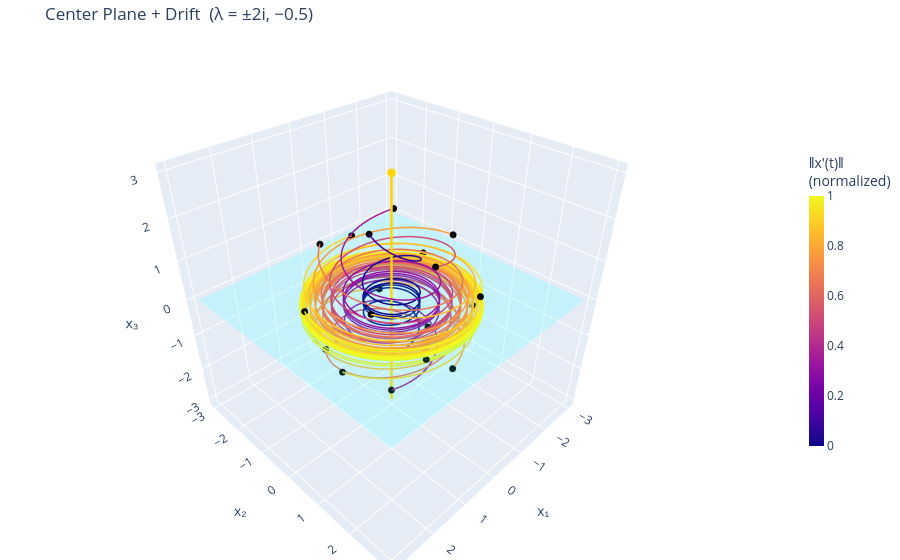

The notebook cell saved with this chart:
### Code cell
# Center plane + drift — λ = ±2i, −0.5
A = MATRICES['center_drift']
_, eigen_info = analyze(A)
trajectories = integrate_many(A, sphere_ics(n=20, r=2.0), t_span=(0, 10))
color_values = compute_color_values_many(A, trajectories)

plot_phase_portrait(
    trajectories, eigen_info, color_values,
    title=TITLES['center_drift'],
).show()

### Figure 1 — Plotly figure (JSON) as saved in the notebook; plotly's stock layout.template omitted (floating-point values rounded to 4 significant figures; data arrays with more than 128 entries replaced by an {"elided": "..."} marker saying what was removed)
{"data": [{"line": {"cmax": 1, "cmin": 0, "color": {"elided": "500 float values"}, "colorbar": {"len": 0.6, "thickness": 15, "title": {"text": "‖x′(t)‖<br>(normalized)"}}, "colorscale": [[0, "#0d0887"], [0.1111, "#46039f"], [0.2222, "#7201a8"], [0.3333, "#9c179e"], [0.4444, "#bd3786"], [0.5556, "#d8576b"], [0.6667, "#ed7953"], [0.7778, "#fb9f3a"], [0.8889, "#fdca26"], [1, "#f0f921"]], "width": 3}, "mode": "lines", "showlegend": false, "type": "scatter3d", "x": {"elided": "500 float values"}, "y": {"elided": "500 float values"}, "z": {"elided": "500 float values"}}, {"marker": {"color": "black", "size": 4}, "mode": "markers", "showlegend": false, "type": "scatter3d", "x": [0.6245], "y": [0], "z": [1.9]}, {"line": {"cmax": 1, "cmin": 0, "color": {"elided": "500 float values"}, "colorscale": [[0, "#0d0887"], [0.1111, "#46039f"], [0.2222, "#7201a8"], [0.3333, "#9c179e"], [0.4444, "#bd3786"], [0.5556, "#d8576b"], [0.6667, "#ed7953"], [0.7778, "#fb9f3a"], [0.8889, "#fdca26"], [1, "#f0f921"]], "width": 3}, "mode": "lines", "showlegend": false, "type": "scatter3d", "x": {"elided": "500 float values"}, "y": {"elided": "500 float values"}, "z": {"elided": "500 float values"}}, {"marker": {"color": "black", "size": 4}, "mode": "markers", "showlegend": false, "type": "scatter3d", "x": [-0.7769], "y": [-0.7117], "z": [1.7]}, {"line": {"cmax": 1, "cmin": 0, "color": {"elided": "500 float values"}, "colorscale": [[0, "#0d0887"], [0.1111, "#46039f"], [0.2222, "#7201a8"], [0.3333, "#9c179e"], [0.4444, "#bd3786"], [0.5556, "#d8576b"], [0.6667, "#ed7953"], [0.7778, "#fb9f3a"], [0.8889, "#fdca26"], [1, "#f0f921"]], "width": 3}, "mode": "lines", "showlegend": false, "type": "scatter3d", "x": {"elided": "500 float values"}, "y": {"elided": "500 float values"}, "z": {"elided": "500 float values"}}, {"marker": {"color": "black", "size": 4}, "mode": "markers", "showlegend": false, "type": "scatter3d", "x": [0.1157], "y": [1.318], "z": [1.5]}, {"line": {"cmax": 1, "cmin": 0, "color": {"elided": "500 float values"}, "colorscale": [[0, "#0d0887"], [0.1111, "#46039f"], [0.2222, "#7201a8"], [0.3333, "#9c179e"], [0.4444, "#bd3786"], [0.5556, "#d8576b"], [0.6667, "#ed7953"], [0.7778, "#fb9f3a"], [0.8889, "#fdca26"], [1, "#f0f921"]], "width": 3}, "mode": "lines", "showlegend": false, "type": "scatter3d", "x": {"elided": "500 float values"}, "y": {"elided": "500 float values"}, "z": {"elided": "500 float values"}}, {"marker": {"color": "black", "size": 4}, "mode": "markers", "showlegend": false, "type": "scatter3d", "x": [0.9247], "y": [-1.206], "z": [1.3]}, {"line": {"cmax": 1, "cmin": 0, "color": {"elided": "500 float values"}, "colorscale": [[0, "#0d0887"], [0.1111, "#46039f"], [0.2222, "#7201a8"], [0.3333, "#9c179e"], [0.4444, "#bd3786"], [0.5556, "#d8576b"], [0.6667, "#ed7953"], [0.7778, "#fb9f3a"], [0.8889, "#fdca26"], [1, "#f0f921"]], "width": 3}, "mode": "lines", "showlegend": false, "type": "scatter3d", "x": {"elided": "500 float values"}, "y": {"elided": "500 float values"}, "z": {"elided": "500 float values"}}, {"marker": {"color": "black", "size": 4}, "mode": "markers", "showlegend": false, "type": "scatter3d", "x": [-1.645], "y": [0.2909], "z": [1.1]}, {"line": {"cmax": 1, "cmin": 0, "color": {"elided": "500 float values"}, "colorscale": [[0, "#0d0887"], [0.1111, "#46039f"], [0.2222, "#7201a8"], [0.3333, "#9c179e"], [0.4444, "#bd3786"], [0.5556, "#d8576b"], [0.6667, "#ed7953"], [0.7778, "#fb9f3a"], [0.8889, "#fdca26"], [1, "#f0f921"]], "width": 3}, "mode": "lines", "showlegend": false, "type": "scatter3d", "x": {"elided": "500 float values"}, "y": {"elided": "500 float values"}, "z": {"elided": "500 float values"}}, {"marker": {"color": "black", "size": 4}, "mode": "markers", "showlegend": false, "type": "scatter3d", "x": [1.507], "y": [0.9586], "z": [0.9]}, {"line": {"cmax": 1, "cmin": 0, "color": {"elided": "500 float values"}, "colorscale": [[0, "#0d0887"], [0.1111, "#46039f"], [0.2222, "#7201a8"], [0.3333, "#9c179e"], [0.4444, "#bd3786"], [0.5556, "#d8576b"], [0.6667, "#ed7953"], [0.7778, "#fb9f3a"], [0.8889, "#fdca26"], [1, "#f0f921"]], "width": 3}, "mode": "lines", "showlegend": false, "type": "scatter3d", "x": {"elided": "500 float values"}, "y": {"elided": "500 float values"}, "z": {"elided": "500 float values"}}, {"marker": {"color": "black", "size": 4}, "mode": "markers", "showlegend": false, "type": "scatter3d", "x": [-0.4864], "y": [-1.809], "z": [0.7]}, {"line": {"cmax": 1, "cmin": 0, "color": {"elided": "500 float values"}, "colorscale": [[0, "#0d0887"], [0.1111, "#46039f"], [0.2222, "#7201a8"], [0.3333, "#9c179e"], [0.4444, "#bd3786"], [0.5556, "#d8576b"], [0.6667, "#ed7953"], [0.7778, "#fb9f3a"], [0.8889, "#fdca26"], [1, "#f0f921"]], "width": 3}, "mode": "lines", "showlegend": false, "type": "scatter3d", "x": {"elided": "500 float values"}, "y": {"elided": "500 float values"}, "z": {"elided": "500 float values"}}, {"marker": {"color": "black", "size": 4}, "mode": "markers", "showlegend": false, "type": "scatter3d", "x": [-0.8925], "y": [1.719], "z": [0.5]}, {"line": {"cmax": 1, "cmin": 0, "color": {"elided": "500 float values"}, "colorscale": [[0, "#0d0887"], [0.1111, "#46039f"], [0.2222, "#7201a8"], [0.3333, "#9c179e"], [0.4444, "#bd3786"], [0.5556, "#d8576b"], [0.6667, "#ed7953"], [0.7778, "#fb9f3a"], [0.8889, "#fdca26"], [1, "#f0f921"]], "width": 3}, "mode": "lines", "showlegend": false, "type": "scatter3d", "x": {"elided": "500 float values"}, "y": {"elided": "500 float values"}, "z": {"elided": "500 float values"}}, {"marker": {"color": "black", "size": 4}, "mode": "markers", "showlegend": false, "type": "scatter3d", "x": [1.857], "y": [-0.6783], "z": [0.3]}, {"line": {"cmax": 1, "cmin": 0, "color": {"elided": "500 float values"}, "colorscale": [[0, "#0d0887"], [0.1111, "#46039f"], [0.2222, "#7201a8"], [0.3333, "#9c179e"], [0.4444, "#bd3786"], [0.5556, "#d8576b"], [0.6667, "#ed7953"], [0.7778, "#fb9f3a"], [0.8889, "#fdca26"], [1, "#f0f921"]], "width": 3}, "mode": "lines", "showlegend": false, "type": "scatter3d", "x": {"elided": "500 float values"}, "y": {"elided": "500 float values"}, "z": {"elided": "500 float values"}}, {"marker": {"color": "black", "size": 4}, "mode": "markers", "showlegend": false, "type": "scatter3d", "x": [-1.846], "y": [-0.7622], "z": [0.1]}, {"line": {"cmax": 1, "cmin": 0, "color": {"elided": "500 float values"}, "colorscale": [[0, "#0d0887"], [0.1111, "#46039f"], [0.2222, "#7201a8"], [0.3333, "#9c179e"], [0.4444, "#bd3786"], [0.5556, "#d8576b"], [0.6667, "#ed7953"], [0.7778, "#fb9f3a"], [0.8889, "#fdca26"], [1, "#f0f921"]], "width": 3}, "mode": "lines", "showlegend": false, "type": "scatter3d", "x": {"elided": "500 float values"}, "y": {"elided": "500 float values"}, "z": {"elided": "500 float values"}}, {"marker": {"color": "black", "size": 4}, "mode": "markers", "showlegend": false, "type": "scatter3d", "x": [0.8466], "y": [1.809], "z": [-0.1]}, {"line": {"cmax": 1, "cmin": 0, "color": {"elided": "500 float values"}, "colorscale": [[0, "#0d0887"], [0.1111, "#46039f"], [0.2222, "#7201a8"], [0.3333, "#9c179e"], [0.4444, "#bd3786"], [0.5556, "#d8576b"], [0.6667, "#ed7953"], [0.7778, "#fb9f3a"], [0.8889, "#fdca26"], [1, "#f0f921"]], "width": 3}, "mode": "lines", "showlegend": false, "type": "scatter3d", "x": {"elided": "500 float values"}, "y": {"elided": "500 float values"}, "z": {"elided": "500 float values"}}, {"marker": {"color": "black", "size": 4}, "mode": "markers", "showlegend": false, "type": "scatter3d", "x": [0.5918], "y": [-1.887], "z": [-0.3]}, {"line": {"cmax": 1, "cmin": 0, "color": {"elided": "500 float values"}, "colorscale": [[0, "#0d0887"], [0.1111, "#46039f"], [0.2222, "#7201a8"], [0.3333, "#9c179e"], [0.4444, "#bd3786"], [0.5556, "#d8576b"], [0.6667, "#ed7953"], [0.7778, "#fb9f3a"], [0.8889, "#fdca26"], [1, "#f0f921"]], "width": 3}, "mode": "lines", "showlegend": false, "type": "scatter3d", "x": {"elided": "500 float values"}, "y": {"elided": "500 float values"}, "z": {"elided": "500 float values"}}, {"marker": {"color": "black", "size": 4}, "mode": "markers", "showlegend": false, "type": "scatter3d", "x": [-1.675], "y": [0.971], "z": [-0.5]}, {"line": {"cmax": 1, "cmin": 0, "color": {"elided": "500 float values"}, "colorscale": [[0, "#0d0887"], [0.1111, "#46039f"], [0.2222, "#7201a8"], [0.3333, "#9c179e"], [0.4444, "#bd3786"], [0.5556, "#d8576b"], [0.6667, "#ed7953"], [0.7778, "#fb9f3a"], [0.8889, "#fdca26"], [1, "#f0f921"]], "width": 3}, "mode": "lines", "showlegend": false, "type": "scatter3d", "x": {"elided": "500 float values"}, "y": {"elided": "500 float values"}, "z": {"elided": "500 float values"}}, {"marker": {"color": "black", "size": 4}, "mode": "markers", "showlegend": false, "type": "scatter3d", "x": [1.83], "y": [0.4023], "z": [-0.7]}, {"line": {"cmax": 1, "cmin": 0, "color": {"elided": "500 float values"}, "colorscale": [[0, "#0d0887"], [0.1111, "#46039f"], [0.2222, "#7201a8"], [0.3333, "#9c179e"], [0.4444, "#bd3786"], [0.5556, "#d8576b"], [0.6667, "#ed7953"], [0.7778, "#fb9f3a"], [0.8889, "#fdca26"], [1, "#f0f921"]], "width": 3}, "mode": "lines", "showlegend": false, "type": "scatter3d", "x": {"elided": "500 float values"}, "y": {"elided": "500 float values"}, "z": {"elided": "500 float values"}}, {"marker": {"color": "black", "size": 4}, "mode": "markers", "showlegend": false, "type": "scatter3d", "x": [-1.027], "y": [-1.461], "z": [-0.9]}, {"line": {"cmax": 1, "cmin": 0, "color": {"elided": "500 float values"}, "colorscale": [[0, "#0d0887"], [0.1111, "#46039f"], [0.2222, "#7201a8"], [0.3333, "#9c179e"], [0.4444, "#bd3786"], [0.5556, "#d8576b"], [0.6667, "#ed7953"], [0.7778, "#fb9f3a"], [0.8889, "#fdca26"], [1, "#f0f921"]], "width": 3}, "mode": "lines", "showlegend": false, "type": "scatter3d", "x": {"elided": "500 float values"}, "y": {"elided": "500 float values"}, "z": {"elided": "500 float values"}}, {"marker": {"color": "black", "size": 4}, "mode": "markers", "showlegend": false, "type": "scatter3d", "x": [-0.2147], "y": [1.656], "z": [-1.1]}, {"line": {"cmax": 1, "cmin": 0, "color": {"elided": "500 float values"}, "colorscale": [[0, "#0d0887"], [0.1111, "#46039f"], [0.2222, "#7201a8"], [0.3333, "#9c179e"], [0.4444, "#bd3786"], [0.5556, "#d8576b"], [0.6667, "#ed7953"], [0.7778, "#fb9f3a"], [0.8889, "#fdca26"], [1, "#f0f921"]], "width": 3}, "mode": "lines", "showlegend": false, "type": "scatter3d", "x": {"elided": "500 float values"}, "y": {"elided": "500 float values"}, "z": {"elided": "500 float values"}}, {"marker": {"color": "black", "size": 4}, "mode": "markers", "showlegend": false, "type": "scatter3d", "x": [1.162], "y": [-0.9795], "z": [-1.3]}, {"line": {"cmax": 1, "cmin": 0, "color": {"elided": "500 float values"}, "colorscale": [[0, "#0d0887"], [0.1111, "#46039f"], [0.2222, "#7201a8"], [0.3333, "#9c179e"], [0.4444, "#bd3786"], [0.5556, "#d8576b"], [0.6667, "#ed7953"], [0.7778, "#fb9f3a"], [0.8889, "#fdca26"], [1, "#f0f921"]], "width": 3}, "mode": "lines", "showlegend": false, "type": "scatter3d", "x": {"elided": "500 float values"}, "y": {"elided": "500 float values"}, "z": {"elided": "500 float values"}}, {"marker": {"color": "black", "size": 4}, "mode": "markers", "showlegend": false, "type": "scatter3d", "x": [-1.322], "y": [-0.05466], "z": [-1.5]}, {"line": {"cmax": 1, "cmin": 0, "color": {"elided": "500 float values"}, "colorscale": [[0, "#0d0887"], [0.1111, "#46039f"], [0.2222, "#7201a8"], [0.3333, "#9c179e"], [0.4444, "#bd3786"], [0.5556, "#d8576b"], [0.6667, "#ed7953"], [0.7778, "#fb9f3a"], [0.8889, "#fdca26"], [1, "#f0f921"]], "width": 3}, "mode": "lines", "showlegend": false, "type": "scatter3d", "x": {"elided": "500 float values"}, "y": {"elided": "500 float values"}, "z": {"elided": "500 float values"}}, {"marker": {"color": "black", "size": 4}, "mode": "markers", "showlegend": false, "type": "scatter3d", "x": [0.7468], "y": [0.7432], "z": [-1.7]}, {"line": {"cmax": 1, "cmin": 0, "color": {"elided": "500 float values"}, "colorscale": [[0, "#0d0887"], [0.1111, "#46039f"], [0.2222, "#7201a8"], [0.3333, "#9c179e"], [0.4444, "#bd3786"], [0.5556, "#d8576b"], [0.6667, "#ed7953"], [0.7778, "#fb9f3a"], [0.8889, "#fdca26"], [1, "#f0f921"]], "width": 3}, "mode": "lines", "showlegend": false, "type": "scatter3d", "x": {"elided": "500 float values"}, "y": {"elided": "500 float values"}, "z": {"elided": "500 float values"}}, {"marker": {"color": "black", "size": 4}, "mode": "markers", "showlegend": false, "type": "scatter3d", "x": [-0.02885], "y": [-0.6238], "z": [-1.9]}, {"colorscale": [[0, "cyan"], [1, "cyan"]], "opacity": 0.15, "showlegend": false, "showscale": false, "type": "surface", "x": {"elided": "20x20 float values"}, "y": {"elided": "20x20 float values"}, "z": {"elided": "20x20 float values"}}, {"line": {"color": "gold", "width": 5}, "mode": "lines", "showlegend": false, "type": "scatter3d", "x": [0, 0], "y": [0, 0], "z": [-3.0, 3.0]}, {"marker": {"color": "gold", "size": 5}, "mode": "markers", "showlegend": false, "type": "scatter3d", "x": [0], "y": [0], "z": [3.0]}], "layout": {"margin": {"b": 0, "l": 0, "r": 0, "t": 40}, "scene": {"aspectmode": "cube", "xaxis": {"title": {"text": "x₁"}}, "yaxis": {"title": {"text": "x₂"}}, "zaxis": {"title": {"text": "x₃"}}}, "title": {"text": "Center Plane + Drift  (λ = ±2i, −0.5)"}}}
